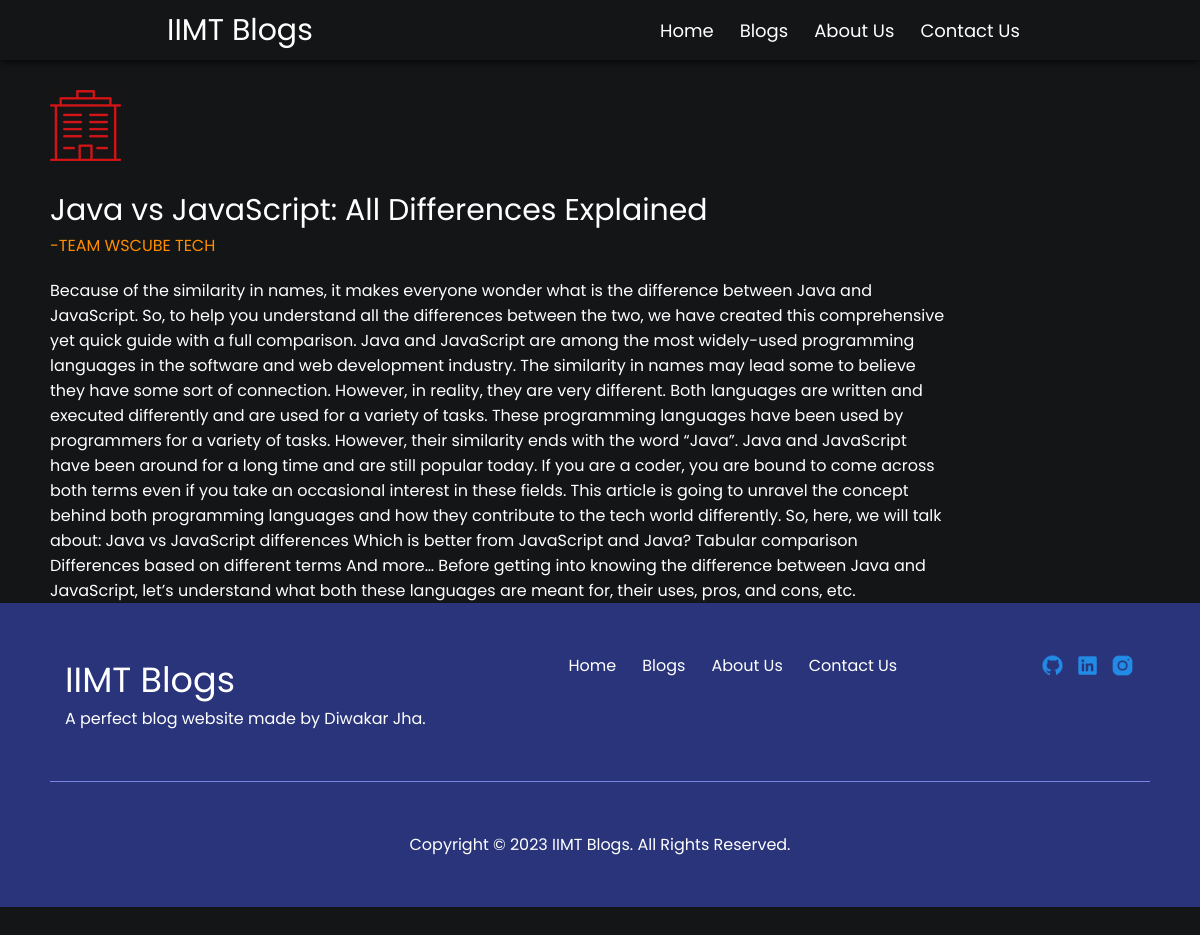
Page /web-development-blogs/1/ on the committed database.
### home/models.py (models this page shows, shortened)
class WebBlog(models.Model):
    title = models.CharField(max_length=50)
    author = models.CharField(max_length=50)
    contentBox = models.TextField()
    imageBox = models.ImageField(upload_to="webBlog/", max_length=250, null=True, default=None)

### home/views.py (the view)
# urls.py: path('web-development-blogs/<int:pk>/', views.view_blog, name='viewBlog'),
def view_blog(request, pk):
    viewBlog = WebBlog.objects.get(pk=pk)
    return render(request, 'htmls/viewBlog.html', {'viewBlog':viewBlog})

### templates/htmls/viewBlog.html
{% extends 'htmls/base.html' %}
{% load static %}
{% block home %}
    <div class="testing">
        <div class="testing1">
            <div class="test1">
                <img src="{% static 'images/campus.png' %}" alt="">
            <div class="test2">
                {{viewBlog.title}}
            </div>
            <div class="test3">
                -{{viewBlog.author}}
            </div>
            <div class="test4">
                {{viewBlog.contentBox}}
            </div>
        </div>
    </div>
{% endblock home %}

### static/styles/style.css (style rules this page uses)
* { margin: 0; padding: 0; }
body { font-family: 'Poppins', sans-serif; background-color: rgb(19,21,22); min-height: 100vh; display: flex; flex-direction: column; }
.testing { margin-top: 60px; margin-bottom: 100px; color: white; }
.testing1 img { color: white; margin-left: 50px; margin-top: 30px; }
.test2 { margin-top: 20px; font-size: 30px; margin-left: 50px; }
.test3 { color: #ff8d00; margin-left: 50px; }
.test4 { margin-top: 20px; width: 900px; margin-left: 50px; }

### rows in the picture
WebBlog: title "Java vs JavaScript: All Differences Explained", author "TEAM WSCUBE TECH", contentBox "Because of the similarity in names, it makes everyone wonder what is the difference between Java and JavaScript. So, to help you understand all the differences between the two, we have created this comprehensive yet quick guide with a full comparison. Java and JavaScript are among the most widely-used programming languages in the software and web development industry. The similarity in names may lead some to believe they have some sort of connection. However, in reality, they are very different. Both languages are written and executed differently and are used for a variety of tasks. These programming languages have been used by programmers for a variety of tasks. However, their similarity…"
